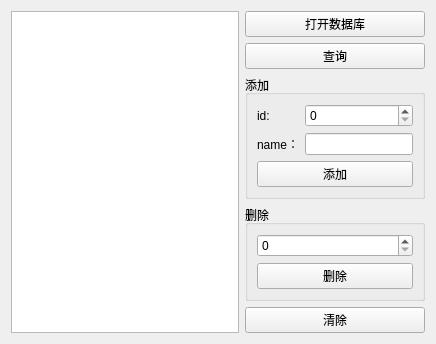
<?xml version="1.0" encoding="UTF-8"?>
<ui version="4.0">
 <class>Widget</class>
 <widget class="QWidget" name="Widget">
  <property name="geometry">
   <rect>
    <x>0</x>
    <y>0</y>
    <width>436</width>
    <height>305</height>
   </rect>
  </property>
  <property name="windowTitle">
   <string>Widget</string>
  </property>
  <layout class="QGridLayout" name="gridLayout_4">
   <item row="0" column="0">
    <layout class="QHBoxLayout" name="horizontalLayout">
     <item>
      <widget class="QTableView" name="tableView"/>
     </item>
     <item>
      <layout class="QVBoxLayout" name="verticalLayout">
       <item>
        <widget class="QPushButton" name="openBtn">
         <property name="text">
          <string>打开数据库</string>
         </property>
        </widget>
       </item>
       <item>
        <widget class="QPushButton" name="queryBtn">
         <property name="text">
          <string>查询</string>
         </property>
        </widget>
       </item>
       <item>
        <widget class="QGroupBox" name="groupBox">
         <property name="sizePolicy">
          <sizepolicy hsizetype="Minimum" vsizetype="Preferred">
           <horstretch>0</horstretch>
           <verstretch>0</verstretch>
          </sizepolicy>
         </property>
         <property name="title">
          <string>添加</string>
         </property>
         <layout class="QGridLayout" name="gridLayout_2">
          <item row="0" column="0">
           <layout class="QGridLayout" name="gridLayout">
            <item row="0" column="0">
             <widget class="QLabel" name="label">
              <property name="text">
               <string>id:</string>
              </property>
             </widget>
            </item>
            <item row="0" column="1">
             <widget class="QSpinBox" name="idSpinBox"/>
            </item>
            <item row="1" column="0">
             <widget class="QLabel" name="label_2">
              <property name="text">
               <string>name：</string>
              </property>
             </widget>
            </item>
            <item row="1" column="1">
             <widget class="QLineEdit" name="nameLineEdit">
              <property name="sizePolicy">
               <sizepolicy hsizetype="Minimum" vsizetype="Fixed">
                <horstretch>0</horstretch>
                <verstretch>0</verstretch>
               </sizepolicy>
              </property>
             </widget>
            </item>
           </layout>
          </item>
          <item row="1" column="0">
           <widget class="QPushButton" name="insertBtn">
            <property name="text">
             <string>添加</string>
            </property>
           </widget>
          </item>
         </layout>
        </widget>
       </item>
       <item>
        <widget class="QGroupBox" name="groupBox_2">
         <property name="sizePolicy">
          <sizepolicy hsizetype="Minimum" vsizetype="Preferred">
           <horstretch>0</horstretch>
           <verstretch>0</verstretch>
          </sizepolicy>
         </property>
         <property name="title">
          <string>删除</string>
         </property>
         <layout class="QGridLayout" name="gridLayout_3">
          <item row="0" column="0">
           <widget class="QSpinBox" name="delSpinBox"/>
          </item>
          <item row="1" column="0">
           <widget class="QPushButton" name="deleteBtn">
            <property name="text">
             <string>删除</string>
            </property>
           </widget>
          </item>
         </layout>
        </widget>
       </item>
       <item>
        <widget class="QPushButton" name="clearBtn">
         <property name="text">
          <string>清除</string>
         </property>
        </widget>
       </item>
      </layout>
     </item>
    </layout>
   </item>
  </layout>
 </widget>
 <resources/>
 <connections/>
</ui>
